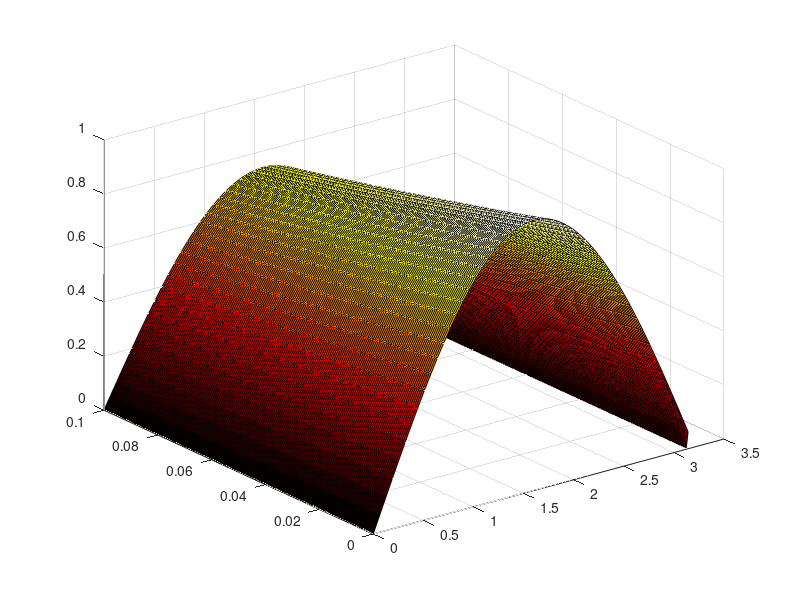

MATLAB code to generate this figure: (Note: this script raises an error after producing the figure.)
dx = 0.52;
dt = 0.01;
alpha = 3;
lambda = alpha * (dt/(dx^2));
rows = .1/dt + 1;
cols = floor(pi/dx) + 1;
U = zeros(rows, cols);

for i = 1:cols
    U(1, i) = sin((i-1)*dx);
end
U(1, 1) = 0;
U(1, cols) = 0;

a = 2*(1+lambda);
b = -lambda;
c = -lambda;

A = diag(a*ones(1,cols-2)) + diag(b*ones(1,cols-3),1) + diag(c*ones(1,cols-3),-1);

a = 2*(1-lambda);
b = lambda;
c = lambda;
B = diag(a*ones(1,cols-2)) + diag(b*ones(1,cols-3),1) + diag(c*ones(1,cols-3),-1);

for i = 2:rows
    x = inv(A)*(B*U(i-1, 2:cols-1)');
    for j = 1:cols-2
        U(i, j+1) = x(j);
    end
end

x1 = linspace(0, pi, floor(pi/0.52)+ 1);
y1 = linspace(0, 0.1, rows);
s2 = surf(x1, y1, U);
colormap winter;


dx = pi/50;
lambda = 0.5;
alpha = 3;
dt = lambda*(dx^2)/alpha;

rows = floor(.1/dt) + 1;
cols = floor(pi/dx) + 1;
W = zeros(rows, cols);

for i = 1:cols
    W(1, i) = sin((i-1)*dx);
end

for i = 2:rows
    for j = 2:cols-1
        W(i, j) = W(i-1, j) + lambda*(W(i-1, j+1) -2*W(i-1, j) + W(i-1, j-1));
    end
end
x2 = linspace(0, pi, 50);
y2 = linspace(0, 0.1, rows);
s = surf(x2, y2, W);
colormap hot;
s.EdgeColor = "none";
